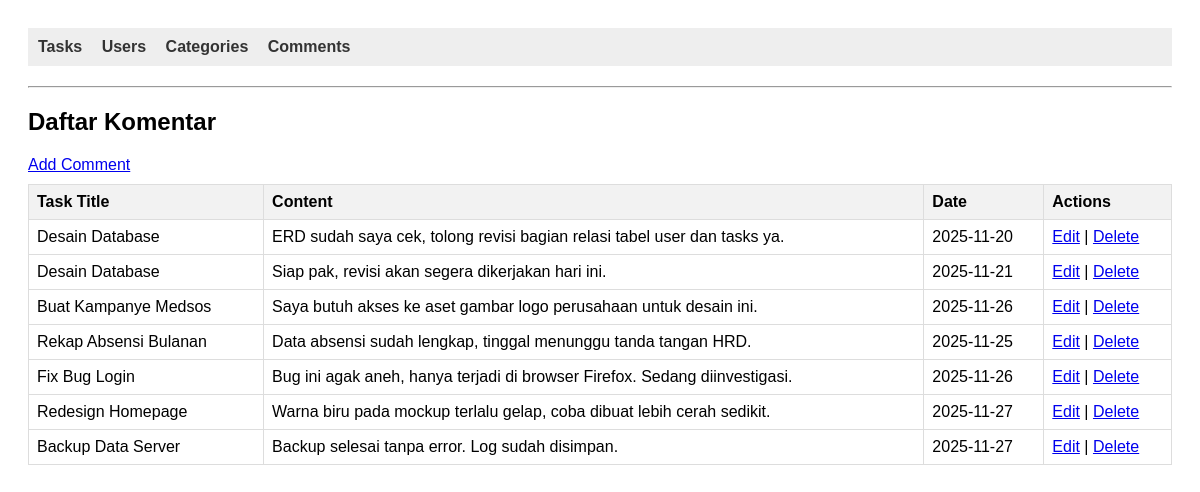
Screenshot of /index.php?entity=comment with the database file from the repository.
### tables this page shows
CREATE TABLE `comments` (
  `id` int(11) NOT NULL,
  `content` text NOT NULL,
  `date` date DEFAULT curdate(),
  `task_id` int(11) DEFAULT NULL
);

CREATE TABLE `tasks` (
  `id` int(11) NOT NULL,
  `title` varchar(200) NOT NULL,
  `description` text DEFAULT NULL,
  `status` enum('Pending','In Progress','Completed') DEFAULT 'Pending',
  `user_id` int(11) DEFAULT NULL,
  `category_id` int(11) DEFAULT NULL
);

### models/Comment.php (called while the page is built, shortened)
<?php
require_once "config/Database.php";
class Comment
{
  private $conn;
  private $table = "comments";
  public function __construct()
  {
    $database = new Database();
    $this->conn = $database->getConnection();
  }
  public function getAll()
  {
    $query = "SELECT c.*, t.title as task_title
                  FROM " . $this->table . " c
                  LEFT JOIN tasks t ON c.task_id = t.id";
    $stmt = $this->conn->prepare($query);
    $stmt->execute();
    return $stmt->fetchAll(PDO::FETCH_ASSOC);
  }
}

### config/Database.php (called while the page is built, shortened)
<?php
class Database
{
  private $host = "localhost";
  private $database = "db_taskmanager";
  private $username = "root";
  private $password = "";
  public function getConnection()
  {
    $this->conn = null;
    try {
      $this->conn = new PDO("mysql:host=" . $this->host . ";dbname=" . $this->database, $this->username, $this->password);
      $this->conn->setAttribute(PDO::ATTR_ERRMODE, PDO::ERRMODE_EXCEPTION);
    } catch (PDOException $exception) {
      echo "Connection error: " . $exception->getMessage();
    }
    return $this->conn;
  }
}

### models/Task.php (called while the page is built, shortened)
<?php
require_once "config/Database.php";
class Task
{
  public function __construct()
  {
    $database = new Database();
  }
}

### viewmodels/CommentViewModel.php (called while the page is built, shortened)
<?php
require_once 'models/Comment.php';
require_once 'models/Task.php';
class CommentViewModel
{
  private $comment;
  public function __construct()
  {
    $this->comment = new Comment();
  }
  public function getList()
  {
    return $this->comment->getAll();
  }
}

### views/comment_list.php (the view)
<?php require_once 'views/template/header.php'; ?>
<h2>Daftar Komentar</h2>
<a href="index.php?entity=comment&action=add">Add Comment</a>
<table>
  <tr>
    <th>Task Title</th>
    <th>Content</th>
    <th>Date</th>
    <th>Actions</th>
  </tr>
  <?php foreach ($commentList as $cm): ?>
    <tr>
      <td><?= htmlspecialchars($cm['task_title']) ?></td>
      <td><?= htmlspecialchars($cm['content']) ?></td>
      <td><?= htmlspecialchars($cm['date']) ?></td>
      <td>
        <a href="index.php?entity=comment&action=edit&id=<?= $cm['id'] ?>">Edit</a> |
        <a href="index.php?entity=comment&action=delete&id=<?= $cm['id'] ?>" onclick="return confirm('Hapus?')">Delete</a>
      </td>
    </tr>
  <?php endforeach; ?>
</table>
<?php require_once 'views/template/footer.php'; ?>

### views/template/header.php (style rules this page uses)
body { font-family: sans-serif; padding: 20px; }
table { border-collapse: collapse; width: 100%; margin-top: 10px; }
th, td { border: 1px solid #ddd; padding: 8px; text-align: left; }
th { background-color: #f2f2f2; }

### rows the page displays
comments: task.title "Desain Database", content "ERD sudah saya cek, tolong revisi bagian relasi tabel user dan tasks ya.", date "2025-11-20"
comments: task.title "Desain Database", content "Siap pak, revisi akan segera dikerjakan hari ini.", date "2025-11-21"
comments: task.title "Buat Kampanye Medsos", content "Saya butuh akses ke aset gambar logo perusahaan untuk desain ini.", date "2025-11-26"
comments: task.title "Rekap Absensi Bulanan", content "Data absensi sudah lengkap, tinggal menunggu tanda tangan HRD.", date "2025-11-25"
comments: task.title "Fix Bug Login", content "Bug ini agak aneh, hanya terjadi di browser Firefox. Sedang diinvestigasi.", date "2025-11-26"
comments: task.title "Redesign Homepage", content "Warna biru pada mockup terlalu gelap, coba dibuat lebih cerah sedikit.", date "2025-11-27"
comments: task.title "Backup Data Server", content "Backup selesai tanpa error. Log sudah disimpan.", date "2025-11-27"
